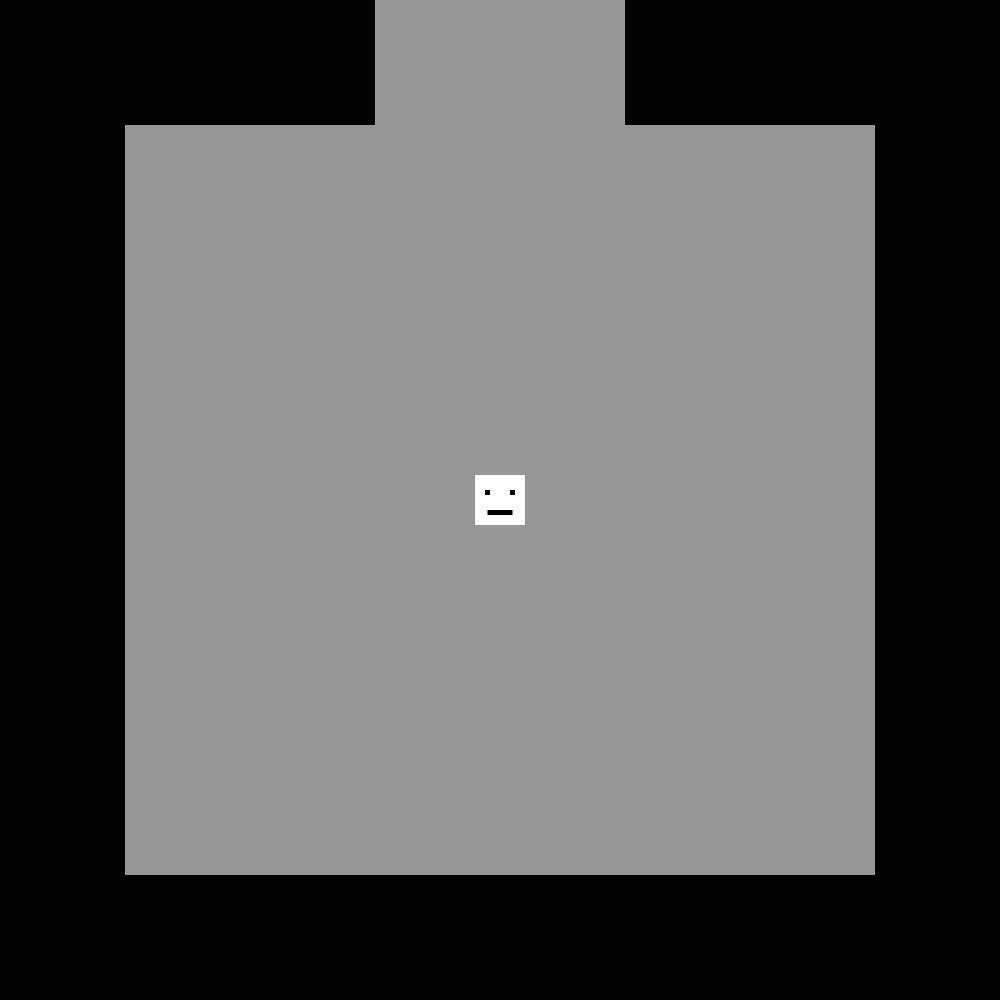
Frame 1 (no input)
Frame 60 (the mouse pressed at the canvas centre just before this capture): identical to frame 1, image omitted
Frame 120 (the mouse held since frame 60 and released just before this capture): identical to frame 1, image omitted

The Processing sketch that drew this single still picture (run headless with seeded random() and noise(); from frame 60 on, the mouse is pressed at the canvas centre):

// Processing sketch: Number_Game
// ── Number_Game.pde
// == Game Settings ==
int plySize = 50;

int[][] tilePositions = { {500, 500}, {500, - 250} };
int[][] tileSizes = { {750, 750}, {250, 750} };

// == Game Values ==

PVector tileOffset = new PVector();
PVector tileVelocity = new PVector();
int plySpeed = 5;

boolean mLeft = false;
boolean mRight = false;
boolean mDown = false;
boolean mUp = false;

void setup() {
  noStroke();
  size(1000, 1000);
}

void draw() {
  background(0);
  runGame();  
}

void keyPressed() {
  if(key == 'w') {
    mUp = true;
  }
  
  if(key == 's') {
    mDown = true;
  }
  
  if(key == 'a') {
    mLeft = true;  
  }
  
  if(key == 'd') {
    mRight = true;  
  }
}

void keyReleased() {
  if(key == 'w') {
    mUp = false;
  }
  
  if(key == 's') {
    mDown = false;
  }
  
  if(key == 'a') {
    mLeft = false;  
  }
  
  if(key == 'd') {
    mRight = false;  
  }
}

void runGame() {
  drawTiles();
  moveTiles();
  drawPly();  
}

void moveTiles() {
  tileVelocity.mult(0);
  
  if(mUp) {
    tileVelocity.y = 1;  
  }
  
  if(mDown) {
    tileVelocity.y = -1;  
  }
  
  if(mLeft) {
    tileVelocity.x = 1;  
  }
  
  if(mRight) {
    tileVelocity.x = -1;  
  }
  
  
  tileOffset.add(tileVelocity.mult(plySpeed));
}

void drawTiles() {
  for(int i = 0; i < tilePositions.length; i++) {
    float x = tilePositions[i][0] + tileOffset.x;
    float y = tilePositions[i][1] + tileOffset.y;;
    fill(150);
    rect(x - tileSizes[i][0] * 0.5, y - tileSizes[i][1] * 0.5, tileSizes[i][0], tileSizes[i][1]);
  }
}

void drawPly() {
  fill(255);
  square(500 - plySize * 0.5, 500 - plySize * 0.5, plySize);
  fill(0);
  square(500 - plySize * 0.3, 500 - plySize * 0.2, plySize * 0.1);
  square(500 + plySize * 0.2, 500 - plySize * 0.2, plySize * 0.1);
  rect(500 - plySize * 0.25, 500 + plySize * 0.2, plySize * 0.5, plySize * 0.1);
}
